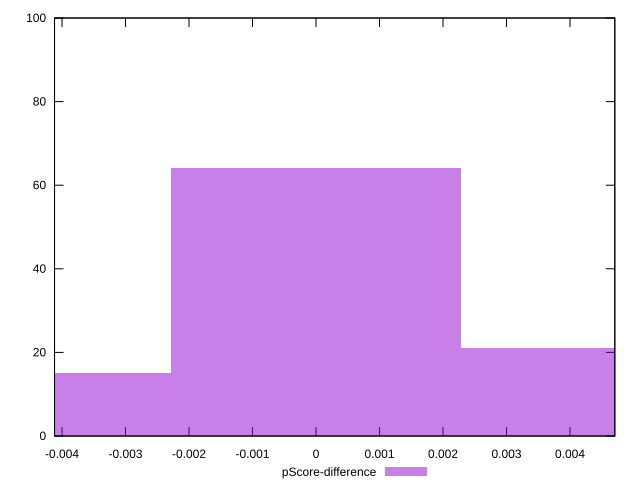

Write gnuplot code to recreate this figure.
reset

$pScoreDifference <<EOF
0.004562464845386174 21
0 64
-0.004562464845386174 15
EOF

set key outside below
set boxwidth 0.004562464845386174
set xrange [-0.004117647058823504:0.004705882352941171]
set yrange [0:100]
set trange [0:100]
set style fill transparent solid 0.5 noborder
set terminal svg size 640, 490 enhanced background rgb 'white'
set output "report_00018_2021-02-10T15-25-16.877Z/unused-javascript/samples/pages+cached+noadtech/pScore-difference/histogram.svg"

plot $pScoreDifference title "pScore-difference" with boxes

reset
